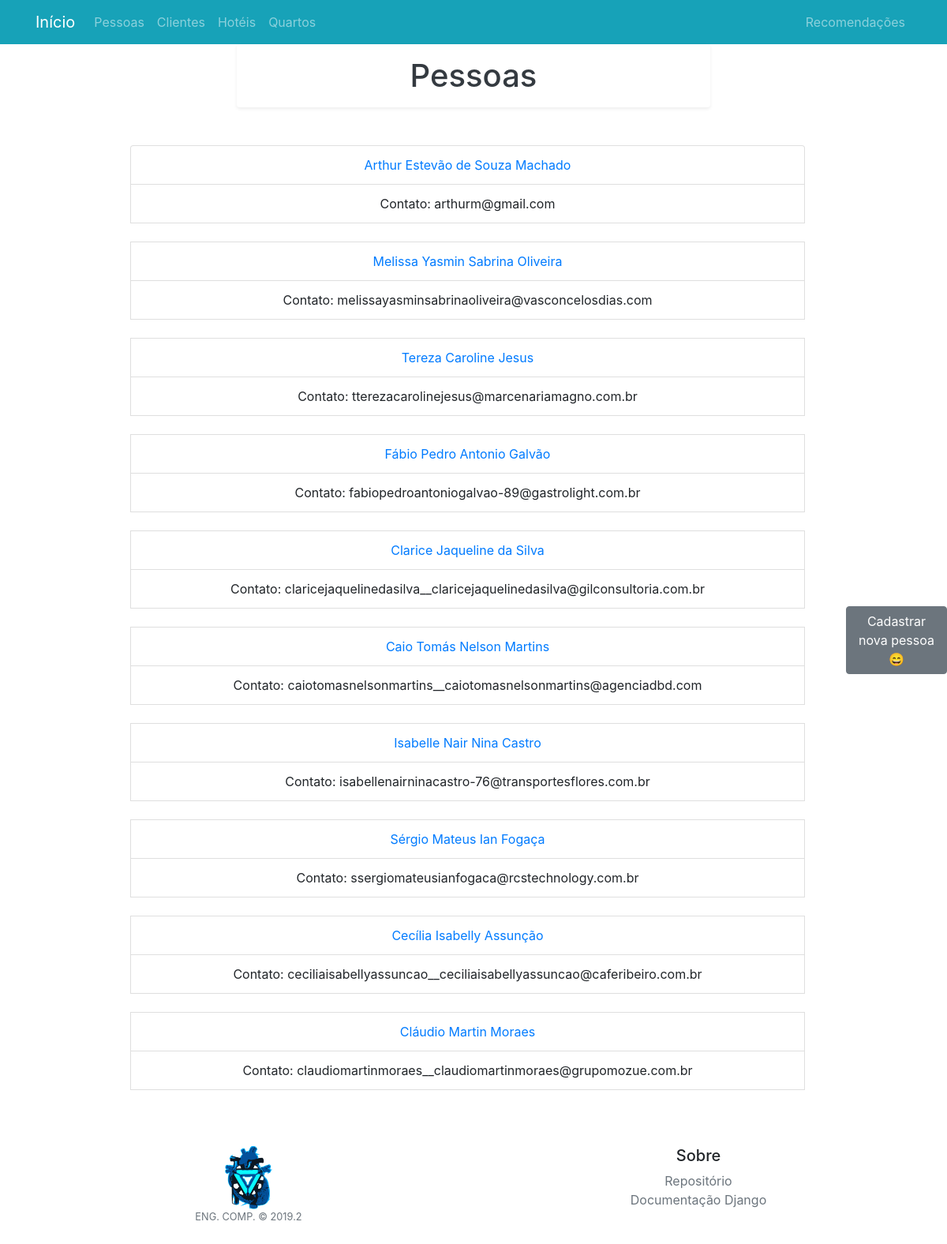
/pessoa/view, run on an earlier commit of the app's database.
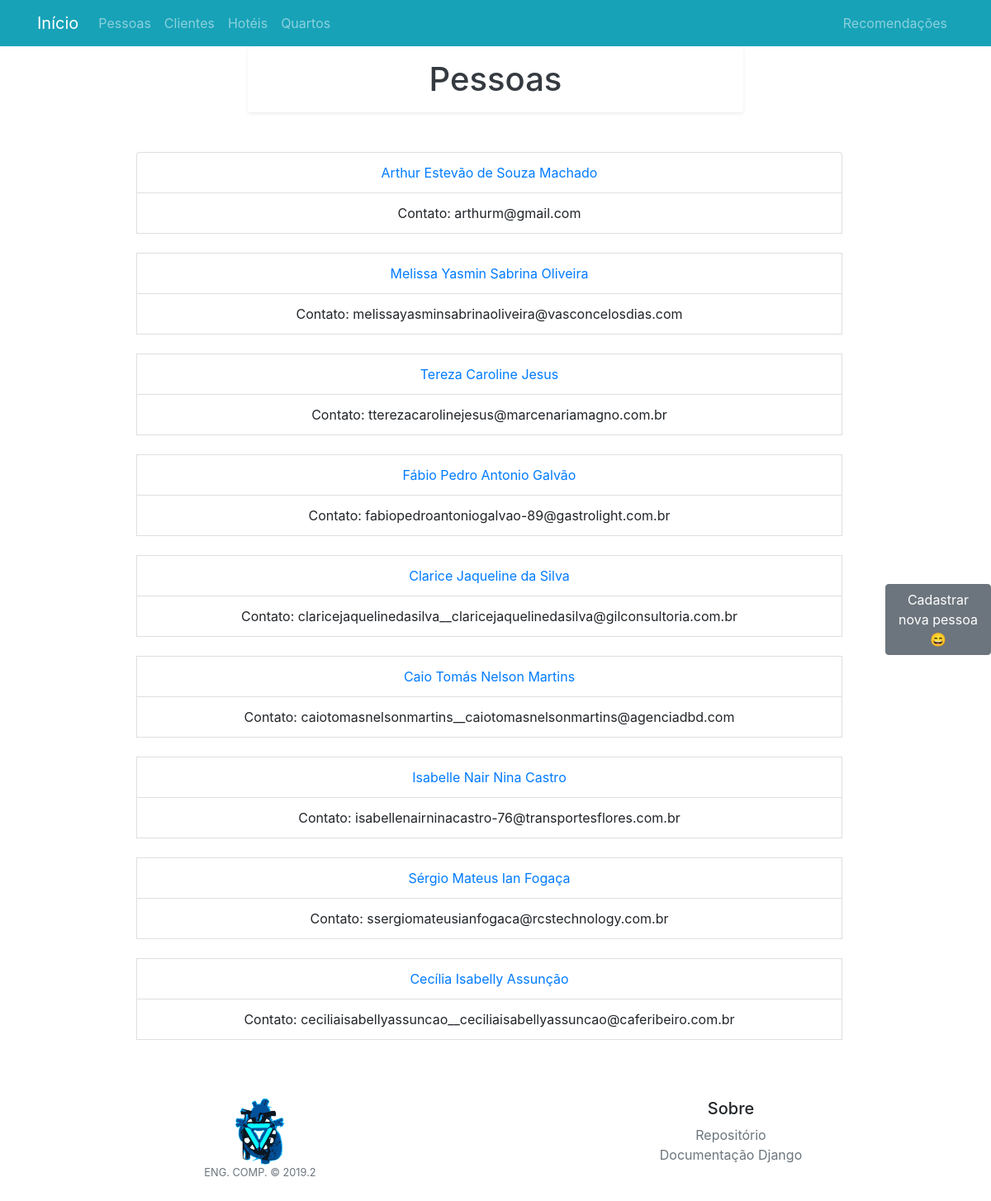
And on a later commit of the database.
### apps/core/models.py (models this page shows)
class Pessoa(models.Model):
	nome = models.CharField(verbose_name='Nome', max_length=100)
	cpf = models.CharField(verbose_name='CPF', max_length=14)
	email = models.EmailField(verbose_name='Email')
	def __str__(self):
		return self.nome

### apps/api/views.py (the view)
# urls.py: path('pessoa/view', pessoa_view, name='pessoa_view'),
def pessoa_view(request):
    context = dict()
    context['pessoas'] = Pessoa.objects.all()
    context['tipo'] = 'pessoas'
    return render(request, 'view.html', context=context)

### templates/view.html (shortened to what this page needs)
{% extends 'base.html' %}
{% load static %}
{% block content %}
  <head>
  </head>
  <body>
      {% if tipo == 'clientes' %}
          <h1 class="text-center container col-6 mb-2 bg-light text-dark shadow-sm p-3 mb-5 bg-white rounded">Clientes</h1>
          <a href="{% url 'cliente_create' %}" class="btn btn-secondary" id="menu">Cadastrar novo cliente &#128525</a>
          <div class="col-9 container">
              <ul class="container list-group">
                {% for cliente in clientes %}
                  <li class="text-center list-group-item">
                      <a href="{% url 'cliente_edit' cliente.id %}">{{ cliente }}</a>
                      <li class="text-center list-group-item">
                            <a class="text-center">Contato: {{ cliente.telefone }}</a>
                      </li>
                  </li>
                  <br>
                {% endfor %}
              </ul>
          </div>
      {% elif tipo == 'pessoas' %}
          <h1 class="text-center container col-6 mb-2 bg-light text-dark shadow-sm p-3 mb-5 bg-white rounded">Pessoas</h1>
            <a href="{% url 'pessoa_create' %}" class="btn btn-secondary" id="menu">Cadastrar nova pessoa &#128516</a>
            <div class="col-9 container">
                <ul class="container list-group">
                {% for pessoa in pessoas %}
                      <li class="text-center list-group-item">
                          <a href="{% url 'pessoa_edit' pessoa.id %}">{{ pessoa }}</a>
                          <li class="text-center list-group-item">
                            <a class="text-center">Contato: {{ pessoa.email }}</a>
                          </li>
                      </li>
                      <br>
                {% endfor %}
                </ul>
            </div>
      {% else %}
          <h1>Erro!</h1>
      {% endif %}
  </body>
</html>
{% endblock %}

### templates/base.html (shortened to what this page needs)
<!DOCTYPE html>
<html lang="pt-br">
<head>
    {% load static %}
    <link rel="stylesheet" a href="{% static 'css/custom.css' %}"/>
    <link rel="stylesheet" a href="{% static 'css/bootstrap.css' %}"/>
</head>
<body>
<nav class="navbar navbar-expand-lg navbar-dark bg-info">
  <div class="container">
    <a class="navbar-brand" href="http://localhost:3000/">Início</a>
    <div class="collapse navbar-collapse" id="navbarsExample07">
      <ul class="navbar-nav mr-auto">
        <li class="nav-item">
          <a class="nav-link" href="{% url 'pessoa' %}">Pessoas</a>
        </li>
        <li class="nav-item">
          <a class="nav-link" href="{% url 'cliente' %}">Clientes</a>
        </li>
        <li class="nav-item">
          <a class="nav-link" href="{% url 'hotel' %}">Hotéis</a>
        </li>
        <li class="nav-item">
          <a class="nav-link" href="{% url 'quarto' %}">Quartos</a>
        </li>
      </ul>
      <ul class="navbar-nav my-2 my-md-0">
        <li class="nav-item">
          <a class="nav-link" href="{% url 'recomendacao' %}">Recomendações</a>
        </li>
      </ul>
    </div>
  </div>
</nav>
    {% block content %}
    {% endblock %}
</body>
<footer class="container py-5">
      <div class="row">
        <div class="col-4 col-md text-center">
          <img src="{% static 'images/CoracaoDeComputeiro.png' %}" width="60" alt="Computer Hope">
          <small class="d-block mb-3 text-muted">ENG. COMP. © 2019.2</small>
        </div>
        <div class="col-4 col-md text-center">
          <h5>Sobre</h5>
          <ul class="list-unstyled text-small">
            <li><a class="text-muted" target="_blank" href="https://github.com/isaquefms/tp_finales/tree/master">Repositório</a></li>
            <li><a class="text-muted" target="_blank" href="https://www.djangoproject.com/">Documentação Django</a></li>
          </ul>
        </div>
      </div>
    </footer>
</html>

### apps/api/static/css/custom.css (style rules this page uses)
#menu { position: fixed; right: 0; top: 50%; width: 8em; margin-top: -2.5em; }

What changed in the data, as far as the page shows it:
removed Pessoa: nome "Cláudio Martin Moraes", email "claudiomartinmoraes__claudiomartinmoraes@grupomozue.com.br"
